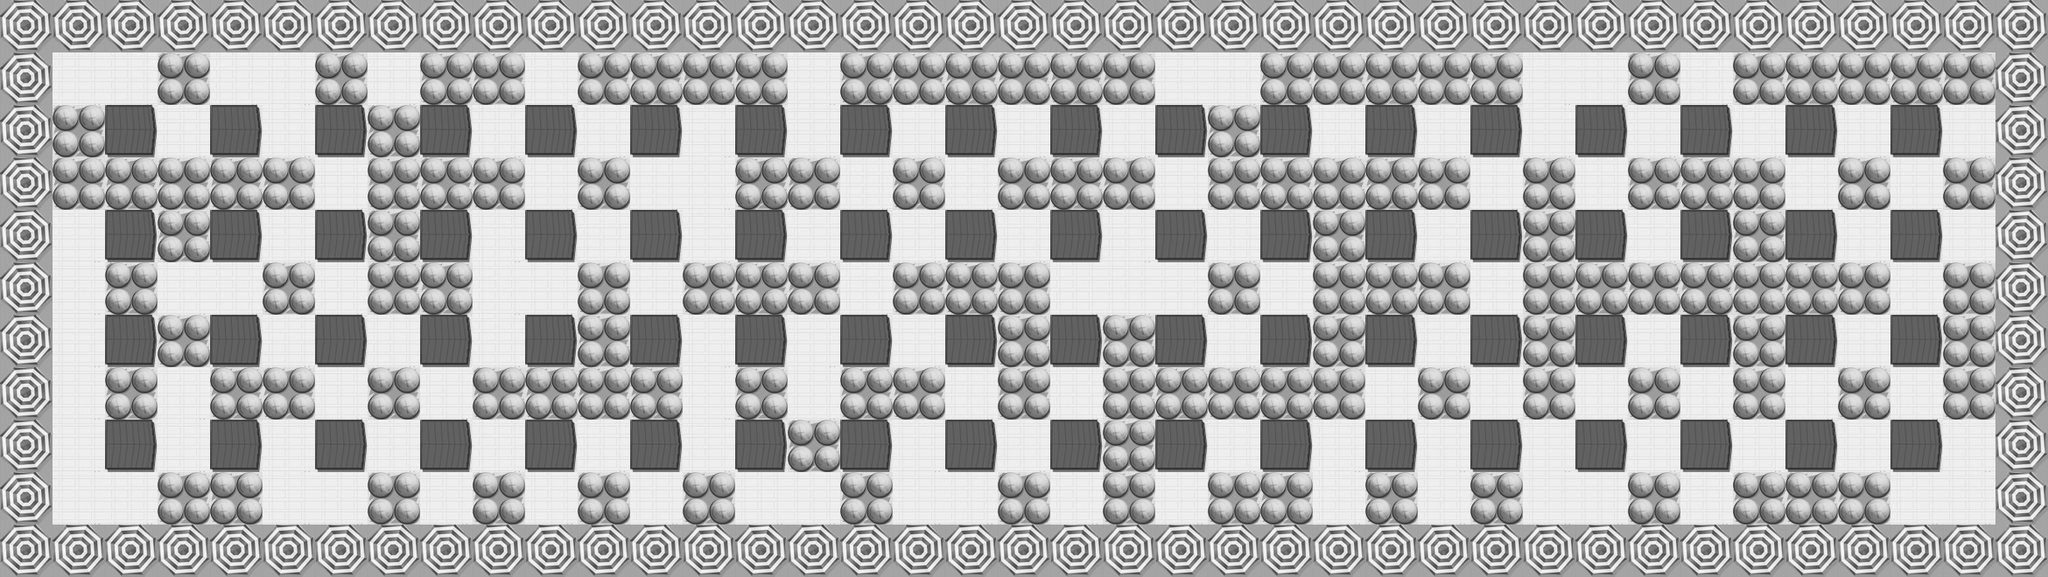

Rendered tile map (Tiled .tmx) drawn with the repository's tilesets; below, a short description and the map source with its tile grids summarised:
An orthogonal 39x11 tile map with 60x60 px tiles, 4 tile layers (BG, NonDestructive, Foreground, Meta), 5 tilesets and 16 objects (8x enemy, 5x wall, 2x fast, player).

<map version="1.0" orientation="orthogonal" width="39" height="11" tilewidth="60" tileheight="60">
 <tileset firstgid="1" name="color" tilewidth="60" tileheight="60">
  <image source="color.png" width="240" height="60" />
  <tile id="1">
   <properties>
    <property name="Blastable" value="False" />
    <property name="Collidable" value="True" />
   </properties>
  </tile>
  <tile id="2">
   <properties>
    <property name="Blastable" value="True" />
    <property name="Collidable" value="True" />
   </properties>
  </tile>
 </tileset>
 <tileset firstgid="5" name="map1" tilewidth="60" tileheight="60">
  <image source="map1.png" width="420" height="420" />
 </tileset>
 <tileset firstgid="54" name="map2" tilewidth="60" tileheight="60">
  <image source="map2.png" width="420" height="420" />
 </tileset>
 <tileset firstgid="103" name="map3" tilewidth="60" tileheight="60">
  <image source="map3.png" width="420" height="420" />
 </tileset>
 <tileset firstgid="152" name="map4" tilewidth="60" tileheight="60">
  <image source="map4.png" width="420" height="420" />
 </tileset>
 <layer name="BG" width="39" height="11">
  <data>[429 cells, 429 non-empty, 1 distinct tile ids]</data>
 </layer>
 <layer name="NonDestructive" width="39" height="11">
  <data>[429 cells, 168 non-empty, 2 distinct tile ids]</data>
 </layer>
 <layer name="Foreground" width="39" height="11">
  <data>[429 cells, 132 non-empty, 1 distinct tile ids]</data>
 </layer>
 <layer name="Meta" width="39" height="11">
  <data>[429 cells, 300 non-empty, 2 distinct tile ids]</data>
 </layer>
 <objectgroup name="Objects" width="39" height="11">
  <object name="StartPoint" type="player" x="89" y="331" />
  <object name="enemy" x="929" y="393" />
  <object name="wall" x="809" y="208" />
  <object name="enemy" x="329" y="93" />
  <object name="enemy" x="1291" y="332" />
  <object name="enemy" x="569" y="330" />
  <object name="wall" x="2127" y="388" />
  <object name="wall" x="693" y="275" />
  <object name="enemy" x="1774" y="574" />
  <object name="enemy" x="1707" y="450" />
  <object name="enemy" x="809" y="270" />
  <object name="enemy" x="334" y="571" />
  <object name="fast" x="1053" y="569" />
  <object name="wall" x="567" y="148" />
  <object name="wall" x="329" y="388" />
  <object name="fast" x="926" y="91" />
 </objectgroup>
</map>
